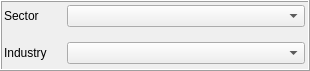
       <widget class="QFrame" name="etfMetaSecIndFrame">
        <property name="geometry">
         <rect>
          <x>10</x>
          <y>230</y>
          <width>310</width>
          <height>71</height>
         </rect>
        </property>
        <property name="styleSheet">
         <string notr="true">border-color: rgb(0, 0, 0);</string>
        </property>
        <property name="frameShape">
         <enum>QFrame::Box</enum>
        </property>
        <property name="frameShadow">
         <enum>QFrame::Raised</enum>
        </property>
        <widget class="QWidget" name="gridLayoutWidget_12">
         <property name="geometry">
          <rect>
           <x>-1</x>
           <y>0</y>
           <width>311</width>
           <height>71</height>
          </rect>
         </property>
         <layout class="QGridLayout" name="etfMetaSecIndGrid" rowstretch="0,0" columnstretch="1,5">
          <property name="leftMargin">
           <number>5</number>
          </property>
          <property name="topMargin">
           <number>5</number>
          </property>
          <property name="rightMargin">
           <number>5</number>
          </property>
          <property name="bottomMargin">
           <number>5</number>
          </property>
          <property name="spacing">
           <number>15</number>
          </property>
          <item row="1" column="0">
           <widget class="QLabel" name="label_65">
            <property name="text">
             <string>Industry</string>
            </property>
           </widget>
          </item>
          <item row="1" column="1">
           <widget class="QComboBox" name="etfMetaIndustryCombo"/>
          </item>
          <item row="0" column="0">
           <widget class="QLabel" name="label_64">
            <property name="text">
             <string>Sector</string>
            </property>
           </widget>
          </item>
          <item row="0" column="1">
           <widget class="QComboBox" name="etfMetaSectorCombo"/>
          </item>
         </layout>
        </widget>
       </widget>
